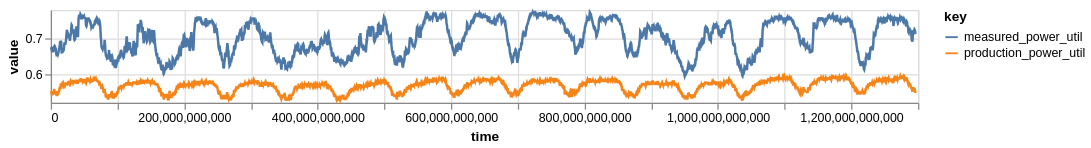

Notebook cell for this chart:
### Code cell
alt.Chart(mvpp1_df).mark_line().transform_fold(
    ["measured_power_util", "production_power_util"]).encode(
    x="time:Q",
    y=alt.X("value:Q", scale=alt.Scale(zero=False)),
    color="key:N"
).properties(width=700, height=75)

### Figure 1 — Vega-Lite specification as saved in the notebook (floating-point values rounded to 4 significant figures; data arrays with more than 128 entries replaced by an {"elided": "..."} marker saying what was removed)
{"config": {"view": {"continuousWidth": 300, "continuousHeight": 300}}, "data": {"name": "data-9517f589164d2b52c018a729ec4d1adf"}, "mark": {"type": "line"}, "encoding": {"color": {"field": "key", "type": "nominal"}, "x": {"field": "time", "type": "quantitative"}, "y": {"field": "value", "scale": {"zero": false}, "type": "quantitative"}}, "height": 75, "transform": [{"fold": ["measured_power_util", "production_power_util"]}], "width": 700, "$schema": "https://vega.github.io/schema/vega-lite/v5.20.1.json", "datasets": {"data-9517f589164d2b52c018a729ec4d1adf": {"elided": "4320 records"}}}
